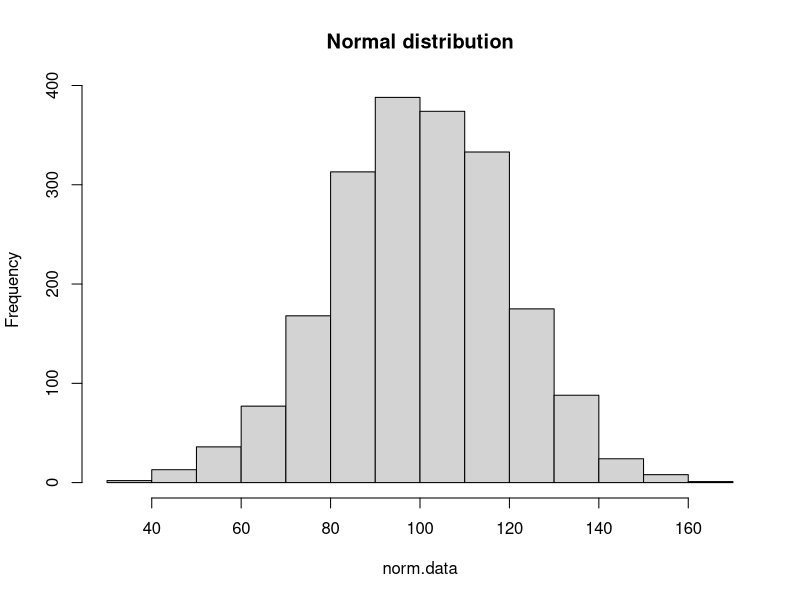
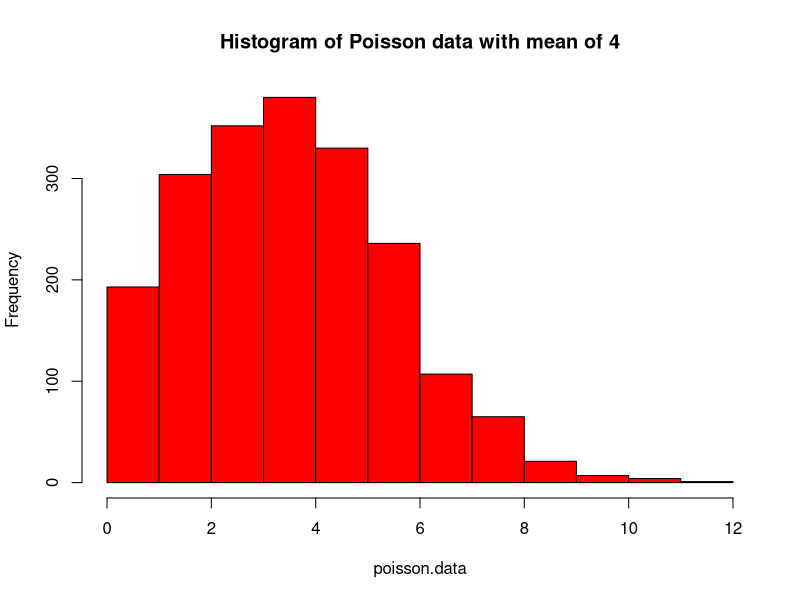
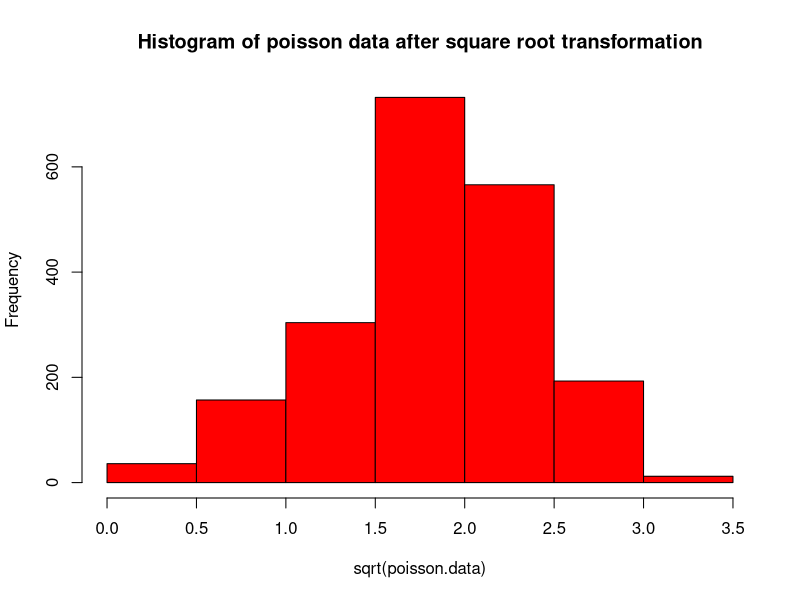
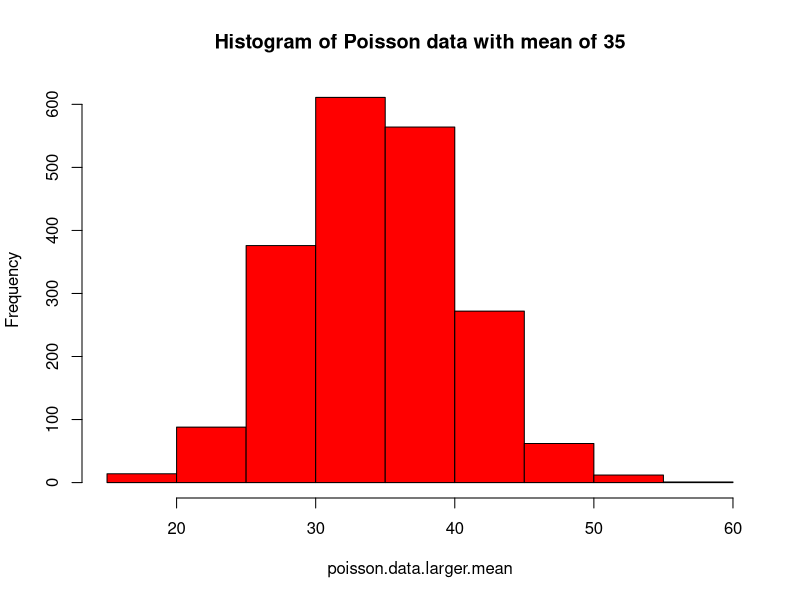
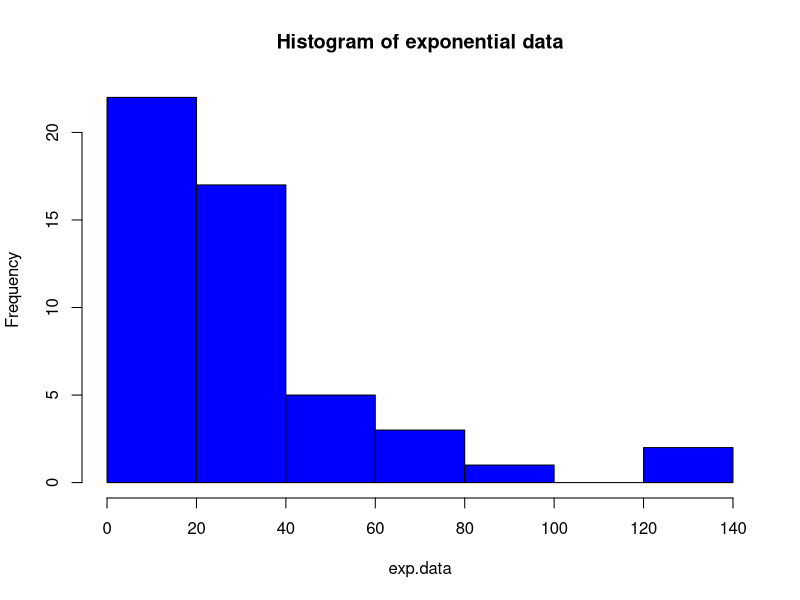
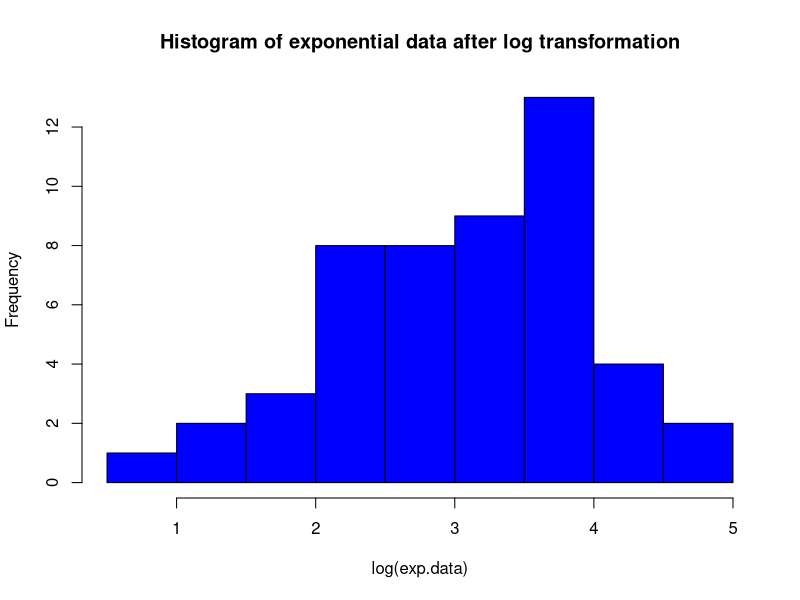
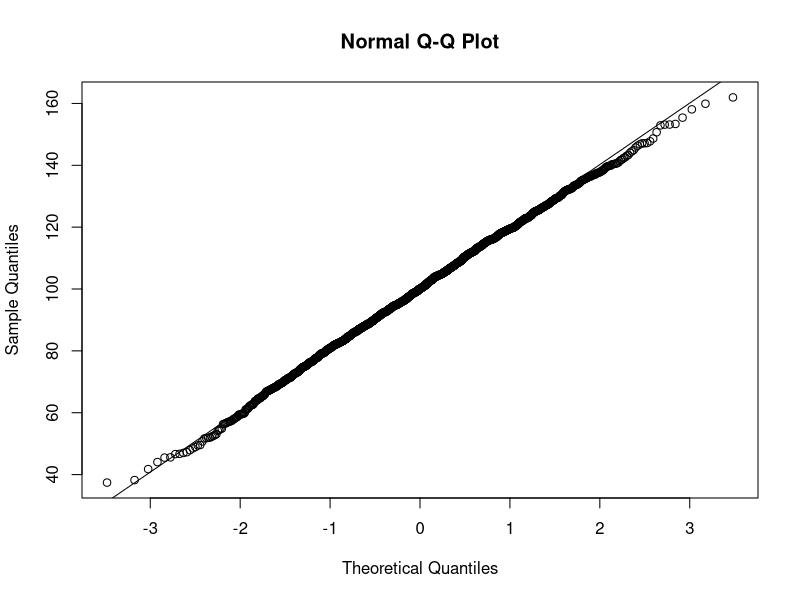
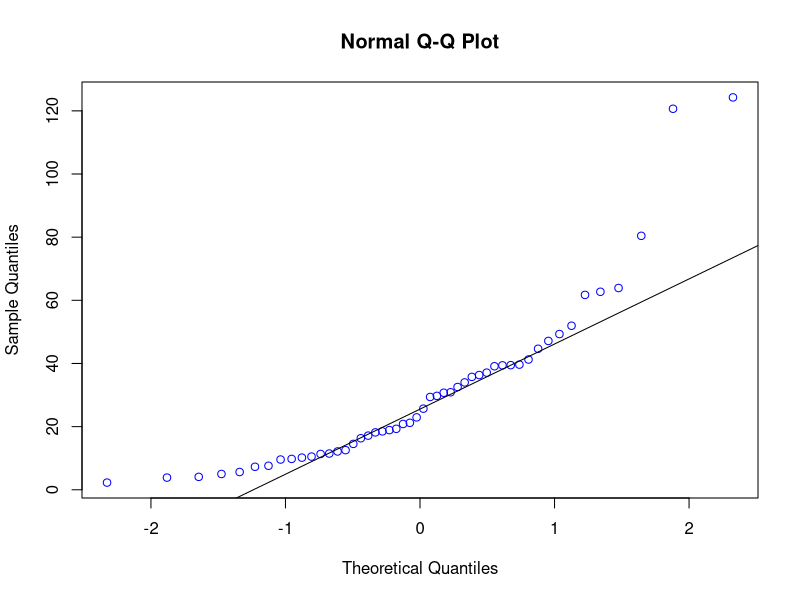

These figures' R source, in order:
## ---- chunk 1
set.seed (12768)
norm.data<-rnorm(n = 2000, mean = 100, sd = 20)
hist(norm.data, main = "Normal distribution")
## ---- chunk 2
set.seed (12768)
poisson.data<-rpois(n = 2000, lambda = 4)
hist(poisson.data, col = "red",main = "Histogram of Poisson data with mean of 4")
## ---- chunk 3
hist(sqrt(poisson.data),col = "red", main = "Histogram of poisson data after square root transformation")

## ---- chunk 4
set.seed (12768)
poisson.data.larger.mean<-rpois(n = 2000, lambda = 35)
hist(poisson.data.larger.mean, col = "red", main = "Histogram of Poisson data with mean of 35")
## ---- chunk 5
set.seed (12768)
exp.data<-rlnorm(n = 50, 3,1)
hist(exp.data, main="Histogram of exponential data",col="blue")
## ---- chunk 6
hist(log(exp.data),col="blue", main="Histogram of exponential data after log transformation")
## ---- chunk 7
qqnorm(norm.data)
qqline(norm.data)
## ---- chunk 8
#| code-fold: false
qqnorm(exp.data,col="blue")
qqline(exp.data)
## ---- chunk 9
qqnorm(log(exp.data),col="blue")
qqline(log(exp.data))
## ---- chunk 10
#| code-fold: false
shapiro.test(exp.data)
## ---- chunk 11
shapiro.test(log(exp.data))
## ---- chunk 12
set.seed(62874)

simdata <- rnorm(mean = 100, sd = 50, n = 2000)

## ---- chunk 13
hist(simdata)
## ---- chunk 14
qqnorm(simdata)
qqline(simdata)
## ---- chunk 15
shapiro.test(simdata)
